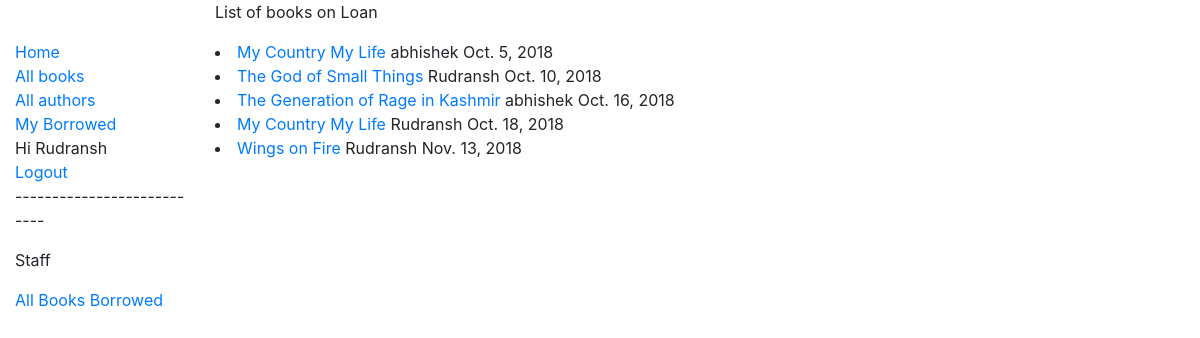
Screenshot of /catalog/allbooks/ (signed in) with the database file from the repository.
### catalog/models.py (models this page shows, shortened)
class BookInstance(models.Model):
	borrower=models.ForeignKey(User, on_delete=models.SET_NULL, null=True, blank=True)
	book=models.ForeignKey(Book, on_delete=models.CASCADE)
	id=models.UUIDField(primary_key=True, default=uuid.uuid4, help_text="unique id for this book across whole library")
	imprint=models.CharField(max_length=200)
	loan_status=(('m',"maintenance"),('o',"On Loan"),('r',"reserved"),('a',"available"))
	due_back=models.DateField(null=True , blank=True)
	status=models.CharField(max_length=1,choices=loan_status,blank=False,help_text="Book availability",default="m")
	class Meta:
		permissions=(("can_mark_returned","set book as returned"),)

class Book(models.Model):
	title=models.CharField(max_length=60)
	author=models.ForeignKey('Author',on_delete=models.CASCADE,help_text="Enter name of the author")
	summary=models.TextField(max_length=100,help_text="Enter description of the book")
	isbn=models.CharField('ISBN' ,max_length=13,help_text="13 character number <a href=https://www.isbn-international.org/content/what-isbn>what is ISBN number</a>")
	genre=models.ManyToManyField(Genre, help_text="Select Genre for this book ")
	def display_genre(self):
		return ','.join(genre.name for genre in self.genre.all()[:3])
	display_genre.short_description='Genre'

### catalog/views.py (the view)
class BorrowedBooksLibrarianListView(LoginRequiredMixin,generic.ListView):
	model="BookInstance"
	template_name="catalog/librarian_borrowed_books_list.html"
	def get_queryset(self):
		return BookInstance.objects.order_by('due_back')

### catalog/templates/catalog/librarian_borrowed_books_list.html
{% extends "catalog/base_generic.html" %}
{% block content %}
			<p>List of books on Loan</p>
	{% for book in bookinstance_list %}
		{% if book.borrower %}
			<li><a href="{% url 'change_dueback' book.id %}" >{{book.book.title}}</a> {{book.borrower}}  {{book.due_back}}</li>
		{% endif %}
	{% endfor %}
{% endblock %}

### catalog/templates/catalog/base_generic.html (shortened to what this page needs)
<!DOCTYPE html>
<html lang="en">
<head>
  <link rel="stylesheet" href="https://stackpath.bootstrapcdn.com/bootstrap/4.1.3/css/bootstrap.min.css">
  {% load static %}
  <link rel="stylesheet" href="{% static 'css/styles.css' %}">
</head>
<body>
  <div class="container-fluid">
    <div class="row">
      <div class="col-sm-2">
      {% block sidebar %}
        <ul class="sidebar-nav">
          <li><a href="{% url 'index' %}">Home</a></li>
          <li><a href="{% url 'books' %}">All books</a></li>
          <li><a href="{% url 'authors'%}">All authors</a></li>
          <li><a href="{% url 'my_borrowed' %}">My Borrowed</a></li>
        {% if user.is_authenticated %}
            <li>Hi {{user.get_username}}</li>
            <li><a href="{% url 'logout' %}?next={{request.path}}">Logout</a></li>
            <p>---------------------------</p>
            <p>Staff</p>
            <li><a href="{% url 'borrowed_books' %}">All Books Borrowed</a></li>
        {% else %}
            <li><a href="{% url 'login' %}?next={{request.path}}">Login</a></li>
        {% endif %}
        </ul>
     {% endblock %}
      </div>
      <div class="col-sm-10 ">{% block content %}{% endblock %}</div>
    </div>
  </div>
</body>
</html>

### catalog/static/css/styles.css (style rules this page uses)
.sidebar-nav { margin-top: 40px; padding: 0; list-style: none; }

### rows the page displays
BookInstance: book "My Country My Life", borrower "abhishek", due_back "Oct. 5, 2018"
BookInstance: book "The God of Small Things", borrower "Rudransh", due_back "Oct. 10, 2018"
BookInstance: book "The Generation of Rage in Kashmir", borrower "abhishek", due_back "Oct. 16, 2018"
BookInstance: book "My Country My Life", borrower "Rudransh", due_back "Oct. 18, 2018"
BookInstance: book "Wings on Fire", borrower "Rudransh", due_back "Nov. 13, 2018"

### other values shown
{{ user.get_username }} "Rudransh"
